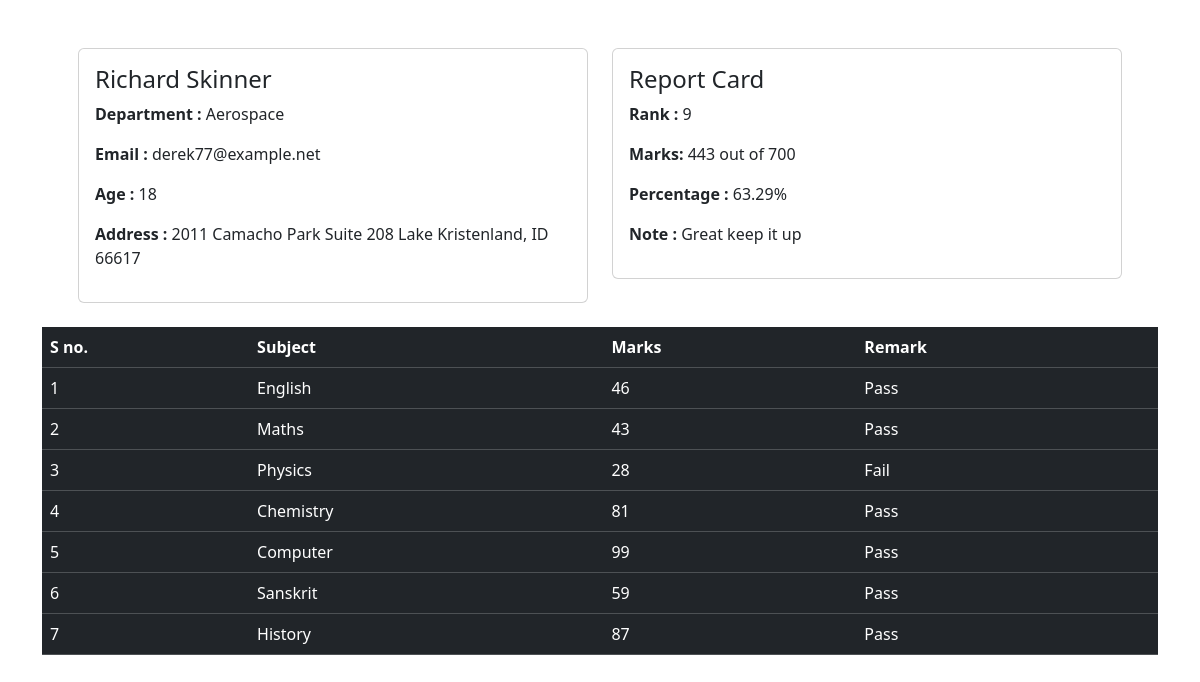
Page /get_marks/AER-1-2024/ on the committed database.
### student/models.py (models this page shows, shortened)
class SubjectMarks(models.Model):
    student = models.ForeignKey(Student,related_name='studentmarks', on_delete=models.CASCADE)
    subject = models.ForeignKey(Subject, on_delete=models.CASCADE)
    marks = models.IntegerField()
    class Meta:
        unique_together = ['student','subject']
        verbose_name_plural = 'student marks'

class Student(models.Model):
    student_id = models.OneToOneField(StudentID, related_name='studentid', on_delete=models.CASCADE)
    department = models.ForeignKey(Department, related_name='department',on_delete=models.CASCADE)
    student_name = models.CharField(max_length=100)
    student_email = models.EmailField(max_length=254, unique=True)
    student_age = models.IntegerField(default=18)
    student_address = models.TextField()

class Department(models.Model):
    department_name = models.CharField(max_length=100)
    def __str__(self) -> str:
        return self.department_name
    class Meta:
        ordering = ['department_name']

class ReportCard(models.Model):
    student = models.ForeignKey(Student,on_delete=models.CASCADE,related_name='studentreportcard')
    rank = models.IntegerField()
    date_of_generation = models.DateField(auto_now_add=True)
    class Meta:
        unique_together = ['student','date_of_generation']

class Subject(models.Model):
    subject_name = models.CharField(max_length=100)

### student/views.py (the view)
# urls.py: path("get_marks/<student_id>/",get_marks, name='get_student_marks'),
def get_marks(request,student_id):
    queryset = SubjectMarks.objects.filter(student__student_id__student_id = student_id)
    total_marks = queryset.aggregate(total_marks = Sum('marks'))
    rank = ReportCard.objects.filter(student__student_id__student_id = student_id)
    total_marks_obtained = total_marks['total_marks']
    total_subjects = queryset.count()  # Total number of subjects
    total_possible_marks = total_subjects * 100  # Assuming each subject has a maximum of 100 marks
    percentage = (total_marks_obtained / total_possible_marks) * 100 if total_possible_marks else 0
    percentage = round(percentage, 2)  # Round to 2 decimal places
    return render(request, 'marks.html',{"queryset":queryset,'total_marks':total_marks,'rank':rank,'percentage':percentage})

### templates/marks.html (shortened to what this page needs)
<!DOCTYPE html>
<html lang="en">
  <head>
    <link
      href="https://cdn.jsdelivr.net/npm/bootstrap@5.3.3/dist/css/bootstrap.min.css"
      rel="stylesheet"
    />
  </head>
  <body>
    <div class="container mt-5">
      <div class="row m-4">
        <div class="col-sm-6">
          <div class="card">
            <div class="card-body">
              <h4 class="card-title">{{queryset.0.student.student_name}}</h4>
              <p class="text">
                <b>Department :</b> {{queryset.0.student.department}}
              </p>
              <p class="text">
                <b>Email :</b> {{queryset.0.student.student_email}}
              </p>
              <p class="text">
                <b>Age :</b> {{queryset.0.student.student_age}}
              </p>
              <p class="text">
                <b>Address :</b> {{queryset.0.student.student_address}}
              </p>
            </div>
          </div>
        </div>
        <div class="col-sm-6">
          <div class="card">
            <div class="card-body">
              <h4 class="card-title">Report Card</h4>
              <p class="text">
                <b>Rank :</b> {{rank.0.rank}}
              </p>
              {% with total_subjects=queryset|length %}
                <p class="text">
                    <b>Marks:</b>
                    {{ total_marks.total_marks }} out of {{total_subjects}}00
                </p>
                {% endwith %}
              <p class="text">
                <b>Percentage :</b> {{percentage}}%
              </p>
              <p class="text">
                <b>Note :</b>
                {% if rank.0.rank < 10 %}
                    Great keep it up
                {% elif rank.0.rank > 10 and rank.0.rank < 30 %}
                    Do not give up keep hustling
                {% else %}
                    You really need to Work Hard
                {% endif %}
              </p>
            </div>
          </div>
        </div>
      </div>
      <table class="table table-dark">
        <thead>
          <tr>
            <th scope="col">S no.</th>
            <th scope="col">Subject</th>
            <th scope="col">Marks</th>
            <th scope="col">Remark</th>
          </tr>
        </thead>
        <tbody>
          {% for subject in queryset %}
          <tr>
            <td>{{forloop.counter}}</td>
            <td>{{subject.subject.subject_name}}</td>
            <td>{{subject.marks}}</td>
            {% if subject.marks > 33%}
            <td>Pass</td>
            {% else %}
            <td>Fail</td>
            {% endif %}
          </tr>
          {% endfor %}
        </tbody>
      </table>
    </div>
  </body>
</html>

### rows in the picture
SubjectMarks: student.student_name "Richard Skinner", student.department_name "Aerospace", student.student_email "derek77@example.net", student.student_age "18", student.student_address "2011 Camacho Park Suite 208 Lake Kristenland, ID 66617", subject.subject_name "English", marks "46", shows "Pass"
ReportCard: rank "9"
SubjectMarks: subject.subject_name "Maths", marks "43", shows "Pass"
SubjectMarks: subject.subject_name "Physics", marks "28", shows "Fail"
SubjectMarks: subject.subject_name "Chemistry", marks "81", shows "Pass"
SubjectMarks: subject.subject_name "Computer", marks "99", shows "Pass"
SubjectMarks: subject.subject_name "Sanskrit", marks "59", shows "Pass"
SubjectMarks: subject.subject_name "History", marks "87", shows "Pass"

### other values in the picture
{{ total_marks.total_marks }} "443"
{{ total_subjects }} "7"
{{ percentage }} "63.29"
